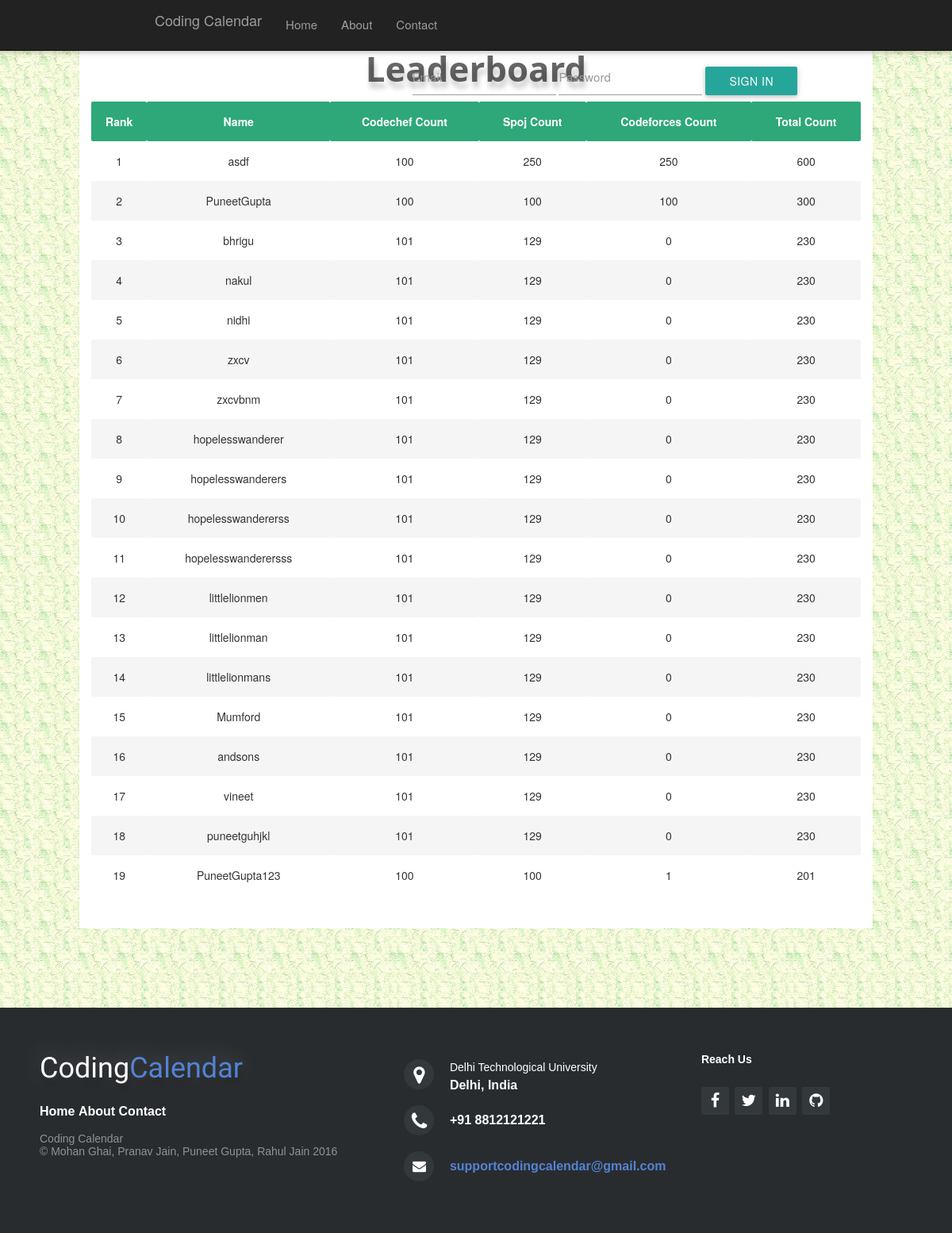
The app's page /leaderboard with its own data.
### coding/models.py (models this page shows, shortened)
class myUser(models.Model):
    user = models.OneToOneField(User, related_name='myuser')
    codechef_handle = models.CharField(max_length=200)
    spoj_handle = models.CharField(max_length=200)
    codeforces_handle = models.CharField(max_length=200)
    problem_count = models.IntegerField(default=0)
    spoj_count = models.IntegerField(default=0)
    codeforces_count = models.IntegerField(default=0)
    codechef_count = models.IntegerField(default=0)

### coding/views.py (the view)
# urls.py: url(r'^leaderboard$', leaderboard)
def leaderboard(request):
    if(request.method=="GET"):
        users = myUser.objects.all().order_by('-problem_count')
        return render(request,'coding/leaderboard.html',{'users':users})

### coding/templates/coding/leaderboard.html (shortened to what this page needs)
<!DOCTYPE html>
<html>
{% load staticfiles %}
<head>
<link href="{% static 'coding/css/bootstrap.min.css' %}" rel="stylesheet">
<link href="{% static 'coding/css/tuts.css' %}" rel="stylesheet">
<link href="{% static 'coding/css/leaderboard.css' %}" rel="stylesheet">
  <link href="{% static 'coding/css/materialicons.css' %}" rel="stylesheet">
<link href="{% static 'coding/css/materialize.min.css' %}" rel="stylesheet">
<link href="{% static 'coding/css/footer-distributed-with-address-and-phones.css' %}" rel="stylesheet">
<link rel="stylesheet" href="http://maxcdn.bootstrapcdn.com/font-awesome/4.2.0/css/font-awesome.min.css">
</head>
<body background="{% static "coding/bg1.jpg" %}">
    <div class="row">
	<nav class="navbar navbar-fixed-top navbar-inverse">
      <div class="container">
        <div class="navbar-header">
          <a class="navbar-brand" href="index11.html">Coding Calendar</a>
        </div>
        <div id="navbar" class="collapse navbar-collapse">
          <ul class="nav navbar-nav">
            <li><a href="index11.html"><h6>Home</h6></a></li>
            <li><a href="aboutUs.html"><h6>About</h6></a></li>
            <li><a href="contact.html"><h6>Contact</h6></a></li>
          </ul>
		  <form class="navbar-form navbar-right">
            <div class="form-group">
              <input type="text" placeholder="Email" class="form-control">
            </div>
            <div class="form-group">
              <input type="password" placeholder="Password" class="form-control">
				</div>
            <button type="submit" class="btn btn-success">Sign in</button>
          </form>
        </div>
      </div>
    </nav>
	</div>
<div class="row">
  	<div class="col-lg-1"><br/><br/><br/><br/></div>
 	<div class="col-lg-10",style="box-shadow:10px 0px 50px -2px rgba(0,0,0,1);">
  	<br>
	<h3><center><font><b>Leaderboard</b></h3></center></font>
	<table>
		<tr>
          <th><center>Rank</th></center></th>
          <th><center>Name</th></center></th>
          <th><center>Codechef Count</th></center></th>
          <th><center>Spoj Count</th></center></th>
          <th><center>Codeforces Count</th></center></th>
          <th><center>Total Count</th></center></th>
        </tr>
        {% for s in users %}
                  <tr>
                    <td><center>{{forloop.counter}}</center></td>
                    <td><center>{{s.user.username}}</center></td>
                    <td><center>{{s.codechef_count}}</center></td>
                    <td><center>{{s.spoj_count}}</center></td>
                    <td><center>{{s.codeforces_count}}</center></td>
                    <td><center>{{s.problem_count}}</center></td>
                </tr>
        {% endfor %}
	</table>
	</div>
	<div class="col-lg-1"><br><br><br></div>
</div>
<footer class="footer-distributed">
			<div class="footer-left">
				<h3>Coding<span>Calendar</span></h3>
				<p class="footer-links">
					<a href="index11.html">Home</a>
					<a href="aboutUs.html">About</a>
					<a href="contact.html">Contact</a>
				</p>
				<p class="footer-company-name">Coding Calendar <br>&copy; Mohan Ghai, Pranav Jain, Puneet Gupta, Rahul Jain 2016</p>
			</div>
		<div class="footer-center">
				<div>
					<i class="fa fa-map-marker"></i>
					<p><span>Delhi Technological University</span> Delhi, India</p>
				</div>
				<div>
					<i class="fa fa-phone"></i>
					<p>+91 8812121221</p>
				</div>
				<div>
					<i class="fa fa-envelope"></i>
					<p><a href="mailto:support@company.com">supportcodingcalendar@gmail.com</a></p>
				</div>
		</div>
		<div class="footer-right">
				<p class="footer-company-about">
					<span>Reach Us</span>
				</p>
				<div class="footer-icons">
					<a href="#"><i class="fa fa-facebook"></i></a>
					<a href="#"><i class="fa fa-twitter"></i></a>
					<a href="#"><i class="fa fa-linkedin"></i></a>
					<a href="#"><i class="fa fa-github"></i></a>
				</div>
		</div>
		</footer>
</body>
</html>

### coding/static/coding/css/tuts.css (style rules this page uses)
div.col-lg-10 { background-color:white; margin-bottom:20px; }

### coding/static/coding/css/leaderboard.css (style rules this page uses)
h3 { font-family:Segoe UI; font-weight:bold; color: rgba(0,0,0,0.6); text-shadow: 2px 8px 6px rgba(0,0,0,0.2), 0px -5px 35px rgba(255,255,255,0.3); }
table { border-collapse: collapse; margin-bottom: 3em; width: 100%; background: #fff; }
td, th { padding: 0.75em 1.5em; text-align: left; }
th { background-color: #31bc86; font-weight: bold; color: #fff; white-space: nowrap; }
tbody th { background-color: #2ea879; }
tbody tr:nth-child(2n-1) { background-color: #f5f5f5; transition: all .125s ease-in-out; }

### coding/static/coding/css/footer-distributed-with-address-and-phones.css (style rules this page uses)
.footer-distributed { background-color: #292c2f; box-shadow: 0 1px 1px 0 rgba(0, 0, 0, 0.12); box-sizing: border-box; width: 100%; text-align: left; font: bold 16px sans-serif; padding: 55px 50px; margin-top: 80px; }
.footer-distributed .footer-left, .footer-distributed .footer-center, .footer-distributed .footer-right { display: inline-block; vertical-align: top; }
.footer-distributed .footer-left { width: 40%; }
.footer-distributed h3 { color: #ffffff; font: normal 36px 'Cookie', cursive; margin: 0; }
.footer-distributed h3 span { color: #5383d3; }
.footer-distributed .footer-links { color: #ffffff; margin: 20px 0 12px; padding: 0; }
.footer-distributed .footer-links a { display:inline-block; line-height: 1.8; text-decoration: none; color: inherit; }
.footer-distributed .footer-company-name { color: #8f9296; font-size: 14px; font-weight: normal; margin: 0; }
.footer-distributed .footer-center { width: 35%; }
.footer-distributed .footer-center i { background-color: #33383b; color: #ffffff; font-size: 25px; width: 38px; height: 38px; border-radius: 50%; text-align: center; line-height: 42px; margin: 10px 15px; vertical-align: middle; }
.footer-distributed .footer-center i.fa-envelope { font-size: 17px; line-height: 38px; }
.footer-distributed .footer-center p { display: inline-block; color: #ffffff; vertical-align: middle; margin:0; }
.footer-distributed .footer-center p span { display:block; font-weight: normal; font-size:14px; line-height:2; }
.footer-distributed .footer-center p a { color: #5383d3; text-decoration: none;; }
.footer-distributed .footer-right { width: 20%; }
.footer-distributed .footer-company-about { line-height: 20px; color: #92999f; font-size: 13px; font-weight: normal; margin: 0; }
.footer-distributed .footer-company-about span { display: block; color: #ffffff; font-size: 14px; font-weight: bold; margin-bottom: 20px; }
.footer-distributed .footer-icons { margin-top: 25px; }
.footer-distributed .footer-icons a { display: inline-block; width: 35px; height: 35px; cursor: pointer; background-color: #33383b; border-radius: 2px; font-size: 20px; color: #ffffff; text-align: center; line-height: 35px; margin-right: 3px; margin-bottom: 5px; }

### records on screen
myUser: user.username "asdf", codechef_count "100", spoj_count "250", codeforces_count "250", problem_count "600"
myUser: user.username "PuneetGupta", codechef_count "100", spoj_count "100", codeforces_count "100", problem_count "300"
myUser: user.username "bhrigu", codechef_count "101", spoj_count "129", codeforces_count "0", problem_count "230"
myUser: user.username "nakul", codechef_count "101", spoj_count "129", codeforces_count "0", problem_count "230"
myUser: user.username "nidhi", codechef_count "101", spoj_count "129", codeforces_count "0", problem_count "230"
myUser: user.username "zxcv", codechef_count "101", spoj_count "129", codeforces_count "0", problem_count "230"
myUser: user.username "zxcvbnm", codechef_count "101", spoj_count "129", codeforces_count "0", problem_count "230"
myUser: user.username "hopelesswanderer", codechef_count "101", spoj_count "129", codeforces_count "0", problem_count "230"
myUser: user.username "hopelesswanderers", codechef_count "101", spoj_count "129", codeforces_count "0", problem_count "230"
myUser: user.username "hopelesswandererss", codechef_count "101", spoj_count "129", codeforces_count "0", problem_count "230"
myUser: user.username "hopelesswanderersss", codechef_count "101", spoj_count "129", codeforces_count "0", problem_count "230"
myUser: user.username "littlelionmen", codechef_count "101", spoj_count "129", codeforces_count "0", problem_count "230"
myUser: user.username "littlelionman", codechef_count "101", spoj_count "129", codeforces_count "0", problem_count "230"
myUser: user.username "littlelionmans", codechef_count "101", spoj_count "129", codeforces_count "0", problem_count "230"
myUser: user.username "Mumford", codechef_count "101", spoj_count "129", codeforces_count "0", problem_count "230"
myUser: user.username "andsons", codechef_count "101", spoj_count "129", codeforces_count "0", problem_count "230"
myUser: user.username "vineet", codechef_count "101", spoj_count "129", codeforces_count "0", problem_count "230"
myUser: user.username "puneetguhjkl", codechef_count "101", spoj_count "129", codeforces_count "0", problem_count "230"
myUser: user.username "PuneetGupta123", codechef_count "100", spoj_count "100", codeforces_count "1", problem_count "201"
